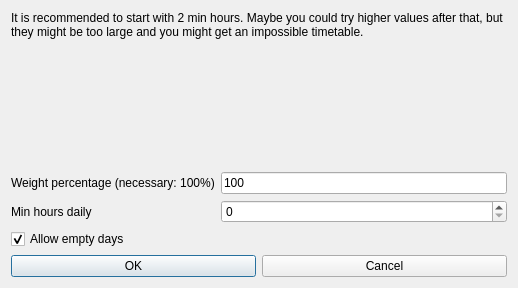
<?xml version="1.0" encoding="UTF-8"?>
<ui version="4.0">
 <class>ModifyConstraintTeachersMinHoursDailyForm_template</class>
 <widget class="QDialog" name="ModifyConstraintTeachersMinHoursDailyForm_template">
  <property name="geometry">
   <rect>
    <x>0</x>
    <y>0</y>
    <width>518</width>
    <height>288</height>
   </rect>
  </property>
  <property name="windowTitle">
   <string extracomment="This is the title of the dialog to modify a constraint of this type">Modify teachers min hours daily</string>
  </property>
  <layout class="QGridLayout" name="gridLayout">
   <item row="0" column="0" colspan="3">
    <widget class="QLabel" name="instructionsTextLabel">
     <property name="sizePolicy">
      <sizepolicy hsizetype="Minimum" vsizetype="Minimum">
       <horstretch>0</horstretch>
       <verstretch>0</verstretch>
      </sizepolicy>
     </property>
     <property name="frameShape">
      <enum>QFrame::NoFrame</enum>
     </property>
     <property name="frameShadow">
      <enum>QFrame::Plain</enum>
     </property>
     <property name="text">
      <string>It is recommended to start with 2 min hours. Maybe you could try higher values after that, but they might be too large and you might get an impossible timetable.</string>
     </property>
     <property name="wordWrap">
      <bool>true</bool>
     </property>
    </widget>
   </item>
   <item row="1" column="1">
    <spacer name="verticalSpacer">
     <property name="orientation">
      <enum>Qt::Vertical</enum>
     </property>
     <property name="sizeHint" stdset="0">
      <size>
       <width>20</width>
       <height>100</height>
      </size>
     </property>
    </spacer>
   </item>
   <item row="2" column="0" colspan="2">
    <widget class="QLabel" name="weightTextLabel">
     <property name="frameShape">
      <enum>QFrame::NoFrame</enum>
     </property>
     <property name="frameShadow">
      <enum>QFrame::Plain</enum>
     </property>
     <property name="text">
      <string>Weight percentage (necessary: 100%)</string>
     </property>
     <property name="wordWrap">
      <bool>false</bool>
     </property>
    </widget>
   </item>
   <item row="2" column="2">
    <widget class="QLineEdit" name="weightLineEdit">
     <property name="text">
      <string notr="true">100</string>
     </property>
    </widget>
   </item>
   <item row="3" column="0">
    <widget class="QLabel" name="minHoursTextLabel">
     <property name="frameShape">
      <enum>QFrame::NoFrame</enum>
     </property>
     <property name="frameShadow">
      <enum>QFrame::Plain</enum>
     </property>
     <property name="text">
      <string>Min hours daily</string>
     </property>
     <property name="wordWrap">
      <bool>false</bool>
     </property>
    </widget>
   </item>
   <item row="3" column="2">
    <widget class="QSpinBox" name="minHoursSpinBox"/>
   </item>
   <item row="4" column="0" colspan="3">
    <widget class="QCheckBox" name="allowEmptyDaysCheckBox">
     <property name="text">
      <string>Allow empty days</string>
     </property>
     <property name="checked">
      <bool>true</bool>
     </property>
    </widget>
   </item>
   <item row="5" column="0" colspan="3">
    <layout class="QHBoxLayout" name="horizontalLayout">
     <item>
      <widget class="QPushButton" name="okPushButton">
       <property name="text">
        <string>OK</string>
       </property>
      </widget>
     </item>
     <item>
      <widget class="QPushButton" name="cancelPushButton">
       <property name="text">
        <string>Cancel</string>
       </property>
      </widget>
     </item>
    </layout>
   </item>
  </layout>
 </widget>
 <layoutdefault spacing="6" margin="11"/>
 <resources/>
 <connections/>
</ui>
